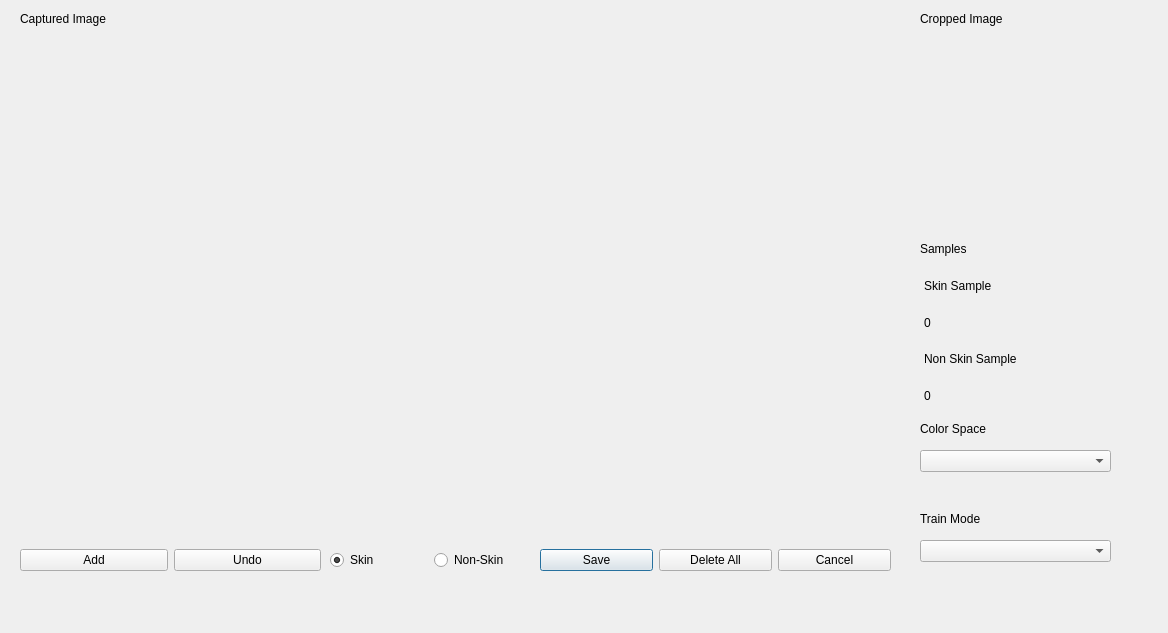
<?xml version="1.0" encoding="UTF-8"?>
<ui version="4.0">
 <class>ImageCapture</class>
 <widget class="QDialog" name="ImageCapture">
  <property name="geometry">
   <rect>
    <x>0</x>
    <y>0</y>
    <width>1168</width>
    <height>633</height>
   </rect>
  </property>
  <property name="windowTitle">
   <string>Capture Skin Data</string>
  </property>
  <widget class="QWidget" name="verticalLayoutWidget">
   <property name="geometry">
    <rect>
     <x>20</x>
     <y>40</y>
     <width>871</width>
     <height>471</height>
    </rect>
   </property>
   <layout class="QVBoxLayout" name="verticalLayout"/>
  </widget>
  <widget class="QLabel" name="label">
   <property name="geometry">
    <rect>
     <x>20</x>
     <y>10</y>
     <width>161</width>
     <height>17</height>
    </rect>
   </property>
   <property name="text">
    <string>Captured Image</string>
   </property>
  </widget>
  <widget class="QStackedWidget" name="sw_controls">
   <property name="geometry">
    <rect>
     <x>20</x>
     <y>520</y>
     <width>881</width>
     <height>71</height>
    </rect>
   </property>
   <property name="currentIndex">
    <number>0</number>
   </property>
   <widget class="QWidget" name="page">
    <widget class="QWidget" name="horizontalLayoutWidget_2">
     <property name="geometry">
      <rect>
       <x>520</x>
       <y>20</y>
       <width>351</width>
       <height>41</height>
      </rect>
     </property>
     <layout class="QHBoxLayout" name="horizontalLayout_3">
      <item>
       <widget class="QPushButton" name="btn_save">
        <property name="text">
         <string>Save</string>
        </property>
       </widget>
      </item>
      <item>
       <widget class="QPushButton" name="btn_deleteAll">
        <property name="text">
         <string>Delete All</string>
        </property>
       </widget>
      </item>
      <item>
       <widget class="QPushButton" name="btn_cancel">
        <property name="text">
         <string>Cancel</string>
        </property>
       </widget>
      </item>
     </layout>
    </widget>
    <widget class="QWidget" name="horizontalLayoutWidget">
     <property name="geometry">
      <rect>
       <x>0</x>
       <y>20</y>
       <width>301</width>
       <height>41</height>
      </rect>
     </property>
     <layout class="QHBoxLayout" name="horizontalLayout_2">
      <item>
       <widget class="QPushButton" name="btn_addSamples">
        <property name="text">
         <string>Add</string>
        </property>
       </widget>
      </item>
      <item>
       <widget class="QPushButton" name="btn_undoSamples">
        <property name="text">
         <string>Undo</string>
        </property>
       </widget>
      </item>
     </layout>
    </widget>
    <widget class="QWidget" name="horizontalLayoutWidget_3">
     <property name="geometry">
      <rect>
       <x>310</x>
       <y>20</y>
       <width>201</width>
       <height>41</height>
      </rect>
     </property>
     <layout class="QHBoxLayout" name="horizontalLayout_4">
      <item>
       <widget class="QRadioButton" name="rb_skin">
        <property name="text">
         <string>Skin</string>
        </property>
        <property name="checked">
         <bool>true</bool>
        </property>
       </widget>
      </item>
      <item>
       <widget class="QRadioButton" name="rb_nonSkin">
        <property name="text">
         <string>Non-Skin</string>
        </property>
       </widget>
      </item>
     </layout>
    </widget>
   </widget>
   <widget class="QWidget" name="page_2">
    <widget class="QWidget" name="horizontalLayoutWidget_4">
     <property name="geometry">
      <rect>
       <x>10</x>
       <y>10</y>
       <width>321</width>
       <height>51</height>
      </rect>
     </property>
     <layout class="QHBoxLayout" name="horizontalLayout_5">
      <item>
       <widget class="QRadioButton" name="rb_hand">
        <property name="text">
         <string>Hand</string>
        </property>
        <property name="checked">
         <bool>true</bool>
        </property>
       </widget>
      </item>
      <item>
       <widget class="QRadioButton" name="rb_background">
        <property name="text">
         <string>Background</string>
        </property>
       </widget>
      </item>
     </layout>
    </widget>
    <widget class="QWidget" name="horizontalLayoutWidget_5">
     <property name="geometry">
      <rect>
       <x>550</x>
       <y>20</y>
       <width>321</width>
       <height>41</height>
      </rect>
     </property>
     <layout class="QHBoxLayout" name="horizontalLayout_6">
      <item>
       <widget class="QPushButton" name="btn_saveHandSeg">
        <property name="text">
         <string>Save</string>
        </property>
       </widget>
      </item>
      <item>
       <widget class="QPushButton" name="btn_Train">
        <property name="text">
         <string>Train</string>
        </property>
       </widget>
      </item>
     </layout>
    </widget>
   </widget>
  </widget>
  <widget class="QLabel" name="label_6">
   <property name="geometry">
    <rect>
     <x>920</x>
     <y>510</y>
     <width>121</width>
     <height>17</height>
    </rect>
   </property>
   <property name="text">
    <string>Train Mode</string>
   </property>
  </widget>
  <widget class="QComboBox" name="cb_trainMode">
   <property name="geometry">
    <rect>
     <x>920</x>
     <y>540</y>
     <width>191</width>
     <height>22</height>
    </rect>
   </property>
  </widget>
  <widget class="QStackedWidget" name="sw_out">
   <property name="geometry">
    <rect>
     <x>900</x>
     <y>0</y>
     <width>261</width>
     <height>491</height>
    </rect>
   </property>
   <property name="currentIndex">
    <number>0</number>
   </property>
   <widget class="QWidget" name="page_3">
    <widget class="QLabel" name="label_5">
     <property name="geometry">
      <rect>
       <x>20</x>
       <y>420</y>
       <width>121</width>
       <height>17</height>
      </rect>
     </property>
     <property name="text">
      <string>Color Space</string>
     </property>
    </widget>
    <widget class="QWidget" name="verticalLayoutWidget_3">
     <property name="geometry">
      <rect>
       <x>20</x>
       <y>270</y>
       <width>221</width>
       <height>141</height>
      </rect>
     </property>
     <layout class="QVBoxLayout" name="verticalLayout_3">
      <property name="leftMargin">
       <number>4</number>
      </property>
      <property name="topMargin">
       <number>0</number>
      </property>
      <property name="rightMargin">
       <number>4</number>
      </property>
      <property name="bottomMargin">
       <number>0</number>
      </property>
      <item>
       <widget class="QLabel" name="label_4">
        <property name="text">
         <string>Skin Sample</string>
        </property>
       </widget>
      </item>
      <item>
       <widget class="QLabel" name="label_skinCount">
        <property name="text">
         <string>0</string>
        </property>
       </widget>
      </item>
      <item>
       <widget class="QLabel" name="label_7">
        <property name="text">
         <string>Non Skin Sample</string>
        </property>
       </widget>
      </item>
      <item>
       <widget class="QLabel" name="label_nSkinCount">
        <property name="text">
         <string>0</string>
        </property>
       </widget>
      </item>
     </layout>
    </widget>
    <widget class="QComboBox" name="cb_colorSpace">
     <property name="geometry">
      <rect>
       <x>20</x>
       <y>450</y>
       <width>191</width>
       <height>22</height>
      </rect>
     </property>
    </widget>
    <widget class="QLabel" name="label_2">
     <property name="geometry">
      <rect>
       <x>20</x>
       <y>10</y>
       <width>161</width>
       <height>17</height>
      </rect>
     </property>
     <property name="text">
      <string>Cropped Image</string>
     </property>
    </widget>
    <widget class="QWidget" name="verticalLayoutWidget_2">
     <property name="geometry">
      <rect>
       <x>20</x>
       <y>40</y>
       <width>221</width>
       <height>191</height>
      </rect>
     </property>
     <layout class="QVBoxLayout" name="verticalLayout_2">
      <item>
       <widget class="QLabel" name="label_cropped">
        <property name="text">
         <string/>
        </property>
       </widget>
      </item>
     </layout>
    </widget>
    <widget class="QLabel" name="label_3">
     <property name="geometry">
      <rect>
       <x>20</x>
       <y>240</y>
       <width>121</width>
       <height>17</height>
      </rect>
     </property>
     <property name="text">
      <string>Samples</string>
     </property>
    </widget>
   </widget>
   <widget class="QWidget" name="page_4"/>
  </widget>
 </widget>
 <resources/>
 <connections/>
</ui>
